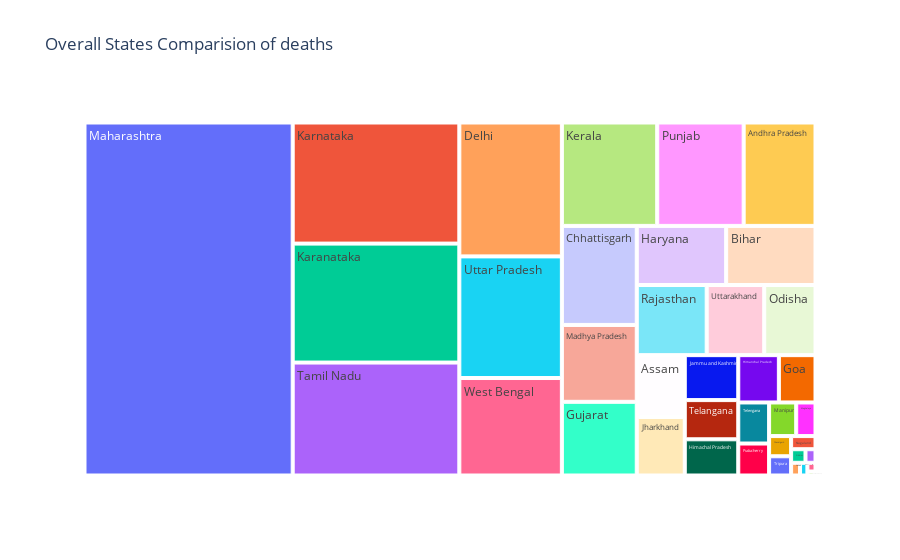

Notebook source saved alongside this figure:
### Code cell
px.treemap(state_cases,path=["State/UnionTerritory"],values="Deaths",title="Overall States Comparision of deaths")

### Figure 1 — Plotly figure (JSON) as saved in the notebook; plotly's stock layout.template omitted (floating-point values rounded to 4 significant figures)
{"data": [{"branchvalues": "total", "domain": {"x": [0, 1], "y": [0, 1]}, "hovertemplate": "labels=%{label}<br>Deaths=%{value}<br>parent=%{parent}<br>id=%{id}<extra></extra>", "ids": ["Andaman and Nicobar Islands", "Andhra Pradesh", "Arunachal Pradesh", "Assam", "Bihar", "Cases being reassigned to states", "Chandigarh", "Chhattisgarh", "Dadra and Nagar Haveli", "Dadra and Nagar Haveli and Daman and Diu", "Daman & Diu", "Delhi", "Goa", "Gujarat", "Haryana", "Himachal Pradesh", "Himanchal Pradesh", "Jammu and Kashmir", "Jharkhand", "Karanataka", "Karnataka", "Kerala", "Ladakh", "Lakshadweep", "Madhya Pradesh", "Maharashtra", "Manipur", "Meghalaya", "Mizoram", "Nagaland", "Odisha", "Puducherry", "Punjab", "Rajasthan", "Sikkim", "Tamil Nadu", "Telangana", "Telengana", "Tripura", "Unassigned", "Uttar Pradesh", "Uttarakhand", "West Bengal"], "labels": ["Andaman and Nicobar Islands", "Andhra Pradesh", "Arunachal Pradesh", "Assam", "Bihar", "Cases being reassigned to states", "Chandigarh", "Chhattisgarh", "Dadra and Nagar Haveli", "Dadra and Nagar Haveli and Daman and Diu", "Daman & Diu", "Delhi", "Goa", "Gujarat", "Haryana", "Himachal Pradesh", "Himanchal Pradesh", "Jammu and Kashmir", "Jharkhand", "Karanataka", "Karnataka", "Kerala", "Ladakh", "Lakshadweep", "Madhya Pradesh", "Maharashtra", "Manipur", "Meghalaya", "Mizoram", "Nagaland", "Odisha", "Puducherry", "Punjab", "Rajasthan", "Sikkim", "Tamil Nadu", "Telangana", "Telengana", "Tripura", "Unassigned", "Uttar Pradesh", "Uttarakhand", "West Bengal"], "name": "", "parents": ["", "", "", "", "", "", "", "", "", "", "", "", "", "", "", "", "", "", "", "", "", "", "", "", "", "", "", "", "", "", "", "", "", "", "", "", "", "", "", "", "", "", ""], "type": "treemap", "values": [129, 13564, 248, 5420, 9646, 0, 811, 13544, 4, 4, 0, 25068, 3164, 10077, 9652, 3537, 3507, 4392, 5130, 36197, 36848, 18004, 207, 51, 10514, 134201, 1664, 1185, 171, 585, 6565, 1800, 16322, 8954, 356, 34367, 3831, 2312, 773, 0, 22775, 7368, 18252]}], "layout": {"legend": {"tracegroupgap": 0}, "title": {"text": "Overall States Comparision of deaths"}}}
